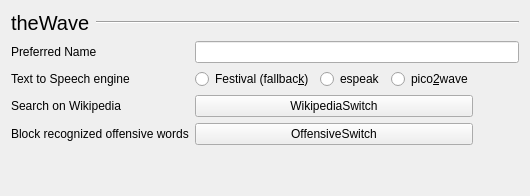
          <widget class="QWidget" name="theWaveSettings" native="true">
           <layout class="QGridLayout" name="gridLayout_7">
            <item row="0" column="0" colspan="3">
             <widget class="QFrame" name="displayHeader_6">
              <property name="frameShape">
               <enum>QFrame::NoFrame</enum>
              </property>
              <property name="frameShadow">
               <enum>QFrame::Raised</enum>
              </property>
              <layout class="QHBoxLayout" name="horizontalLayout_20">
               <property name="leftMargin">
                <number>0</number>
               </property>
               <property name="topMargin">
                <number>0</number>
               </property>
               <property name="rightMargin">
                <number>0</number>
               </property>
               <property name="bottomMargin">
                <number>0</number>
               </property>
               <item>
                <widget class="QLabel" name="displayLabel_6">
                 <property name="font">
                  <font>
                   <pointsize>15</pointsize>
                  </font>
                 </property>
                 <property name="text">
                  <string>theWave</string>
                 </property>
                </widget>
               </item>
               <item>
                <widget class="Line" name="displayLine_6">
                 <property name="sizePolicy">
                  <sizepolicy hsizetype="Expanding" vsizetype="Fixed">
                   <horstretch>0</horstretch>
                   <verstretch>0</verstretch>
                  </sizepolicy>
                 </property>
                 <property name="orientation">
                  <enum>Qt::Horizontal</enum>
                 </property>
                </widget>
               </item>
              </layout>
             </widget>
            </item>
            <item row="2" column="1">
             <widget class="QFrame" name="frame">
              <property name="frameShape">
               <enum>QFrame::NoFrame</enum>
              </property>
              <property name="frameShadow">
               <enum>QFrame::Raised</enum>
              </property>
              <layout class="QHBoxLayout" name="horizontalLayout_2">
               <property name="leftMargin">
                <number>0</number>
               </property>
               <property name="topMargin">
                <number>0</number>
               </property>
               <property name="rightMargin">
                <number>0</number>
               </property>
               <property name="bottomMargin">
                <number>0</number>
               </property>
               <item>
                <widget class="QRadioButton" name="thewaveTTSfestival">
                 <property name="text">
                  <string>Festival (fallbac&amp;k)</string>
                 </property>
                </widget>
               </item>
               <item>
                <widget class="QRadioButton" name="thewaveTTSespeak">
                 <property name="text">
                  <string>espeak</string>
                 </property>
                </widget>
               </item>
               <item>
                <widget class="QRadioButton" name="thewaveTTSpico2wave">
                 <property name="text">
                  <string>pico&amp;2wave</string>
                 </property>
                </widget>
               </item>
              </layout>
             </widget>
            </item>
            <item row="2" column="2">
             <spacer name="horizontalSpacer_13">
              <property name="orientation">
               <enum>Qt::Horizontal</enum>
              </property>
              <property name="sizeHint" stdset="0">
               <size>
                <width>40</width>
                <height>20</height>
               </size>
              </property>
             </spacer>
            </item>
            <item row="2" column="0">
             <widget class="QLabel" name="label_27">
              <property name="text">
               <string>Text to Speech engine</string>
              </property>
             </widget>
            </item>
            <item row="3" column="0">
             <widget class="QLabel" name="label_28">
              <property name="text">
               <string>Search on Wikipedia</string>
              </property>
             </widget>
            </item>
            <item row="3" column="1">
             <widget class="Switch" name="thewaveWikipediaSwitch">
              <property name="text">
               <string>WikipediaSwitch</string>
              </property>
             </widget>
            </item>
            <item row="5" column="1">
             <spacer name="verticalSpacer_14">
              <property name="orientation">
               <enum>Qt::Vertical</enum>
              </property>
              <property name="sizeHint" stdset="0">
               <size>
                <width>20</width>
                <height>40</height>
               </size>
              </property>
             </spacer>
            </item>
            <item row="4" column="0">
             <widget class="QLabel" name="label_29">
              <property name="text">
               <string>Block recognized offensive words</string>
              </property>
             </widget>
            </item>
            <item row="4" column="1">
             <widget class="Switch" name="thewaveOffensiveSwitch">
              <property name="text">
               <string>OffensiveSwitch</string>
              </property>
             </widget>
            </item>
            <item row="1" column="0">
             <widget class="QLabel" name="label_30">
              <property name="text">
               <string>Preferred Name</string>
              </property>
             </widget>
            </item>
            <item row="1" column="1" colspan="2">
             <widget class="QLineEdit" name="theWaveName"/>
            </item>
           </layout>
          </widget>
